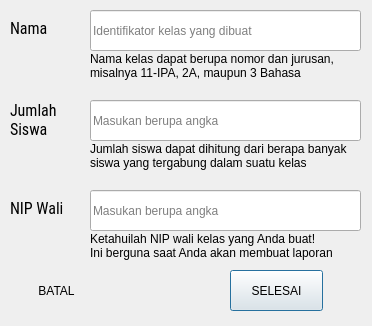
<?xml version="1.0" encoding="UTF-8"?>
<ui version="4.0">
 <class>form_tambahKelas</class>
 <widget class="QDialog" name="form_tambahKelas">
  <property name="geometry">
   <rect>
    <x>0</x>
    <y>0</y>
    <width>372</width>
    <height>326</height>
   </rect>
  </property>
  <property name="sizePolicy">
   <sizepolicy hsizetype="Fixed" vsizetype="Fixed">
    <horstretch>0</horstretch>
    <verstretch>0</verstretch>
   </sizepolicy>
  </property>
  <property name="windowTitle">
   <string>Dialog</string>
  </property>
  <widget class="QPushButton" name="btnSelesai">
   <property name="geometry">
    <rect>
     <x>230</x>
     <y>270</y>
     <width>93</width>
     <height>41</height>
    </rect>
   </property>
   <property name="cursor">
    <cursorShape>PointingHandCursor</cursorShape>
   </property>
   <property name="text">
    <string>SELESAI</string>
   </property>
   <property name="autoDefault">
    <bool>false</bool>
   </property>
   <property name="default">
    <bool>true</bool>
   </property>
  </widget>
  <widget class="QPushButton" name="btnBatal">
   <property name="geometry">
    <rect>
     <x>10</x>
     <y>270</y>
     <width>93</width>
     <height>41</height>
    </rect>
   </property>
   <property name="cursor">
    <cursorShape>PointingHandCursor</cursorShape>
   </property>
   <property name="text">
    <string>BATAL</string>
   </property>
   <property name="autoDefault">
    <bool>false</bool>
   </property>
   <property name="flat">
    <bool>true</bool>
   </property>
  </widget>
  <widget class="QLabel" name="label">
   <property name="geometry">
    <rect>
     <x>10</x>
     <y>20</y>
     <width>51</width>
     <height>16</height>
    </rect>
   </property>
   <property name="font">
    <font>
     <family>Roboto Condensed</family>
     <pointsize>12</pointsize>
    </font>
   </property>
   <property name="text">
    <string>Nama</string>
   </property>
  </widget>
  <widget class="QLabel" name="label_2">
   <property name="geometry">
    <rect>
     <x>10</x>
     <y>100</y>
     <width>61</width>
     <height>41</height>
    </rect>
   </property>
   <property name="font">
    <font>
     <family>Roboto Condensed</family>
     <pointsize>12</pointsize>
    </font>
   </property>
   <property name="text">
    <string>&lt;html&gt;&lt;head/&gt;&lt;body&gt;&lt;p&gt;Jumlah&lt;br/&gt;Siswa&lt;/p&gt;&lt;/body&gt;&lt;/html&gt;</string>
   </property>
  </widget>
  <widget class="QLabel" name="label_3">
   <property name="geometry">
    <rect>
     <x>10</x>
     <y>200</y>
     <width>71</width>
     <height>16</height>
    </rect>
   </property>
   <property name="font">
    <font>
     <family>Roboto Condensed</family>
     <pointsize>12</pointsize>
    </font>
   </property>
   <property name="text">
    <string>NIP Wali</string>
   </property>
  </widget>
  <widget class="QLineEdit" name="editNamaKelas">
   <property name="geometry">
    <rect>
     <x>90</x>
     <y>10</y>
     <width>271</width>
     <height>41</height>
    </rect>
   </property>
   <property name="placeholderText">
    <string>Identifikator kelas yang dibuat</string>
   </property>
   <property name="clearButtonEnabled">
    <bool>true</bool>
   </property>
  </widget>
  <widget class="QLabel" name="label_4">
   <property name="geometry">
    <rect>
     <x>90</x>
     <y>40</y>
     <width>261</width>
     <height>51</height>
    </rect>
   </property>
   <property name="font">
    <font>
     <family>Noto Sans UI</family>
     <pointsize>9</pointsize>
    </font>
   </property>
   <property name="text">
    <string>Nama kelas dapat berupa nomor dan jurusan,
misalnya 11-IPA, 2A, maupun 3 Bahasa</string>
   </property>
  </widget>
  <widget class="QLabel" name="label_5">
   <property name="geometry">
    <rect>
     <x>90</x>
     <y>130</y>
     <width>271</width>
     <height>51</height>
    </rect>
   </property>
   <property name="font">
    <font>
     <family>Noto Sans UI</family>
     <pointsize>9</pointsize>
    </font>
   </property>
   <property name="text">
    <string>Jumlah siswa dapat dihitung dari berapa banyak
siswa yang tergabung dalam suatu kelas</string>
   </property>
  </widget>
  <widget class="QLabel" name="label_6">
   <property name="geometry">
    <rect>
     <x>90</x>
     <y>220</y>
     <width>271</width>
     <height>51</height>
    </rect>
   </property>
   <property name="font">
    <font>
     <family>Noto Sans UI</family>
     <pointsize>9</pointsize>
    </font>
   </property>
   <property name="text">
    <string>Ketahuilah NIP wali kelas yang Anda buat!
Ini berguna saat Anda akan membuat laporan</string>
   </property>
  </widget>
  <widget class="QLineEdit" name="editJmlSiswa">
   <property name="geometry">
    <rect>
     <x>90</x>
     <y>100</y>
     <width>271</width>
     <height>41</height>
    </rect>
   </property>
   <property name="frame">
    <bool>true</bool>
   </property>
   <property name="placeholderText">
    <string>Masukan berupa angka</string>
   </property>
   <property name="clearButtonEnabled">
    <bool>true</bool>
   </property>
  </widget>
  <widget class="QLineEdit" name="editNIPWali">
   <property name="geometry">
    <rect>
     <x>90</x>
     <y>190</y>
     <width>271</width>
     <height>41</height>
    </rect>
   </property>
   <property name="frame">
    <bool>true</bool>
   </property>
   <property name="placeholderText">
    <string>Masukan berupa angka</string>
   </property>
   <property name="clearButtonEnabled">
    <bool>true</bool>
   </property>
  </widget>
 </widget>
 <resources/>
 <connections/>
</ui>
